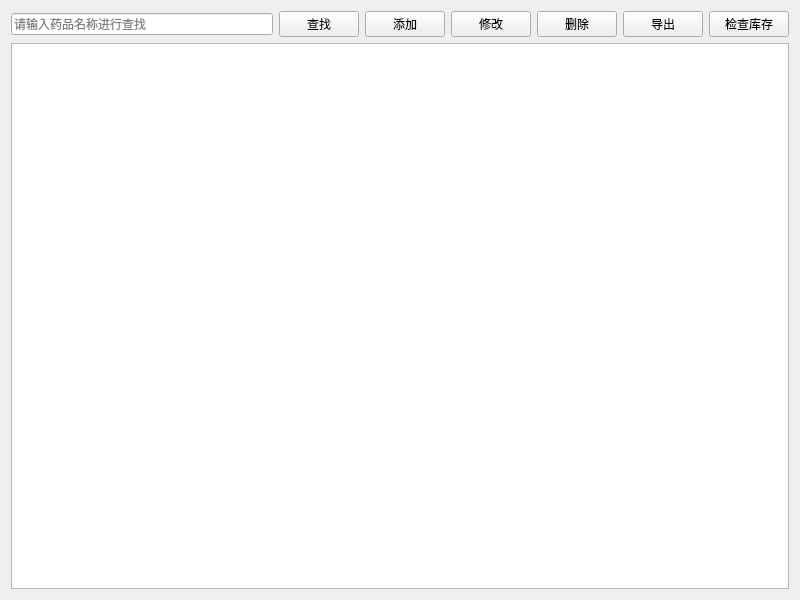
<?xml version="1.0" encoding="UTF-8"?>
<ui version="4.0">
 <class>MedicineView</class>
 <widget class="QWidget" name="MedicineView">
  <property name="geometry">
   <rect>
    <x>0</x>
    <y>0</y>
    <width>800</width>
    <height>600</height>
   </rect>
  </property>
  <property name="windowTitle">
   <string>药品管理</string>
  </property>
  <layout class="QVBoxLayout" name="verticalLayout">
   <item>
    <layout class="QHBoxLayout" name="horizontalLayout">
     <item>
      <widget class="QLineEdit" name="txtSearch">
       <property name="placeholderText">
        <string>请输入药品名称进行查找</string>
       </property>
      </widget>
     </item>
     <item>
      <widget class="QPushButton" name="btnSearch">
       <property name="text">
        <string>查找</string>
       </property>
      </widget>
     </item>
     <item>
      <widget class="QPushButton" name="btnAdd">
       <property name="text">
        <string>添加</string>
       </property>
      </widget>
     </item>
     <item>
      <widget class="QPushButton" name="btnEdit">
       <property name="text">
        <string>修改</string>
       </property>
      </widget>
     </item>
     <item>
      <widget class="QPushButton" name="btnDelete">
       <property name="text">
        <string>删除</string>
       </property>
      </widget>
     </item>
     <item>
      <widget class="QPushButton" name="btnExport">
       <property name="text">
        <string>导出</string>
       </property>
      </widget>
     </item>
     <item>
      <widget class="QPushButton" name="btnCheckStock">
       <property name="text">
        <string>检查库存</string>
       </property>
      </widget>
     </item>
    </layout>
   </item>
   <item>
    <widget class="QTableView" name="tableView"/>
   </item>
  </layout>
 </widget>
 <resources/>
 <connections/>
</ui>
